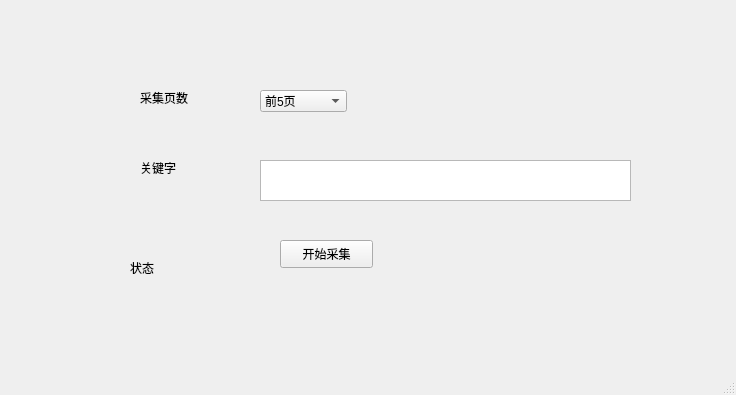
<?xml version="1.0" encoding="UTF-8"?>
<ui version="4.0">
 <class>MainWindow</class>
 <widget class="QMainWindow" name="MainWindow">
  <property name="geometry">
   <rect>
    <x>0</x>
    <y>0</y>
    <width>736</width>
    <height>395</height>
   </rect>
  </property>
  <property name="windowTitle">
   <string>淘宝信息采集</string>
  </property>
  <widget class="QWidget" name="centralwidget">
   <widget class="QLabel" name="label">
    <property name="geometry">
     <rect>
      <x>140</x>
      <y>90</y>
      <width>72</width>
      <height>15</height>
     </rect>
    </property>
    <property name="text">
     <string>采集页数</string>
    </property>
   </widget>
   <widget class="QComboBox" name="comboBox">
    <property name="geometry">
     <rect>
      <x>260</x>
      <y>90</y>
      <width>87</width>
      <height>22</height>
     </rect>
    </property>
    <item>
     <property name="text">
      <string>前5页</string>
     </property>
    </item>
    <item>
     <property name="text">
      <string>前10页</string>
     </property>
    </item>
    <item>
     <property name="text">
      <string>前15页</string>
     </property>
    </item>
    <item>
     <property name="text">
      <string>前20页</string>
     </property>
    </item>
   </widget>
   <widget class="QLabel" name="label_2">
    <property name="geometry">
     <rect>
      <x>140</x>
      <y>160</y>
      <width>72</width>
      <height>15</height>
     </rect>
    </property>
    <property name="text">
     <string>关键字</string>
    </property>
   </widget>
   <widget class="QPushButton" name="pushButton">
    <property name="geometry">
     <rect>
      <x>280</x>
      <y>240</y>
      <width>93</width>
      <height>28</height>
     </rect>
    </property>
    <property name="text">
     <string>开始采集</string>
    </property>
   </widget>
   <widget class="QTextEdit" name="textEdit">
    <property name="geometry">
     <rect>
      <x>260</x>
      <y>160</y>
      <width>371</width>
      <height>41</height>
     </rect>
    </property>
   </widget>
   <widget class="QLabel" name="label_3">
    <property name="geometry">
     <rect>
      <x>130</x>
      <y>260</y>
      <width>72</width>
      <height>15</height>
     </rect>
    </property>
    <property name="text">
     <string>状态</string>
    </property>
   </widget>
  </widget>
  <widget class="QMenuBar" name="menubar">
   <property name="geometry">
    <rect>
     <x>0</x>
     <y>0</y>
     <width>736</width>
     <height>26</height>
    </rect>
   </property>
  </widget>
  <widget class="QStatusBar" name="statusbar"/>
 </widget>
 <resources/>
 <connections/>
</ui>
